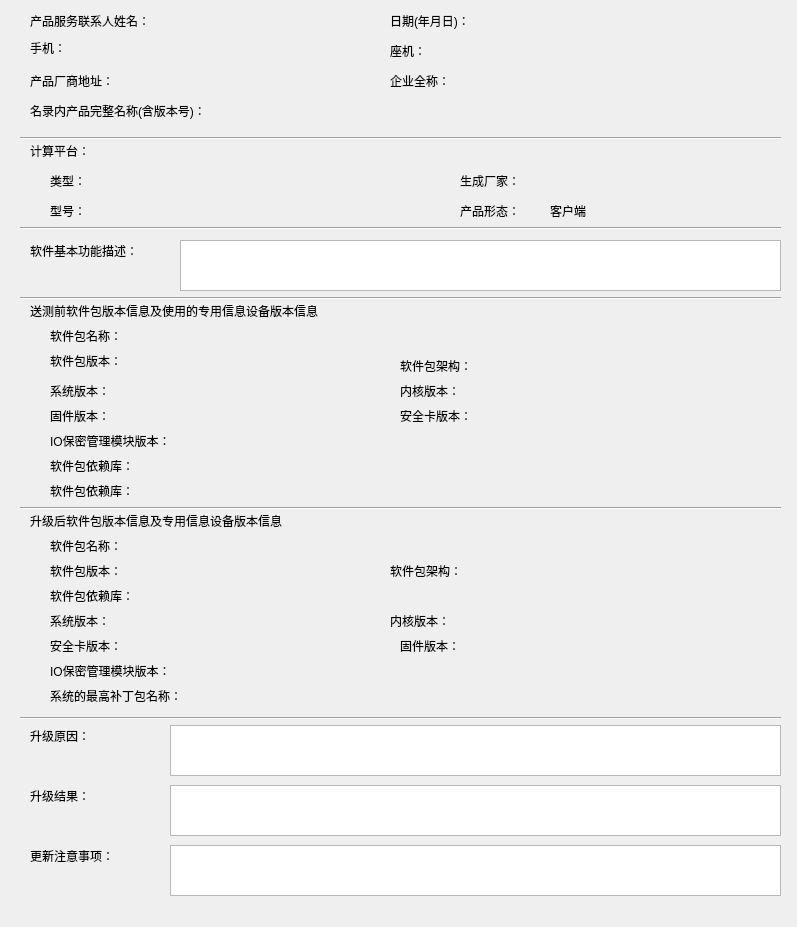
<?xml version="1.0" encoding="UTF-8"?>
<ui version="4.0">
 <class>AdapterFactoryDialog</class>
 <widget class="QDialog" name="AdapterFactoryDialog">
  <property name="geometry">
   <rect>
    <x>0</x>
    <y>0</y>
    <width>797</width>
    <height>927</height>
   </rect>
  </property>
  <property name="windowTitle">
   <string>Dialog</string>
  </property>
  <widget class="Line" name="line_4">
   <property name="geometry">
    <rect>
     <x>20</x>
     <y>500</y>
     <width>761</width>
     <height>16</height>
    </rect>
   </property>
   <property name="orientation">
    <enum>Qt::Horizontal</enum>
   </property>
  </widget>
  <widget class="QLabel" name="label_18">
   <property name="geometry">
    <rect>
     <x>30</x>
     <y>510</y>
     <width>351</width>
     <height>21</height>
    </rect>
   </property>
   <property name="text">
    <string>升级后软件包版本信息及专用信息设备版本信息</string>
   </property>
  </widget>
  <widget class="QLabel" name="telephoneLabel">
   <property name="geometry">
    <rect>
     <x>390</x>
     <y>40</y>
     <width>51</width>
     <height>21</height>
    </rect>
   </property>
   <property name="text">
    <string>座机：</string>
   </property>
  </widget>
  <widget class="QLabel" name="productNameLabel">
   <property name="geometry">
    <rect>
     <x>30</x>
     <y>100</y>
     <width>211</width>
     <height>21</height>
    </rect>
   </property>
   <property name="text">
    <string>名录内产品完整名称(含版本号)：</string>
   </property>
  </widget>
  <widget class="QLabel" name="pkgVersionLabel">
   <property name="geometry">
    <rect>
     <x>50</x>
     <y>350</y>
     <width>91</width>
     <height>21</height>
    </rect>
   </property>
   <property name="text">
    <string>软件包版本：</string>
   </property>
  </widget>
  <widget class="QLabel" name="telephoneLbl">
   <property name="geometry">
    <rect>
     <x>510</x>
     <y>40</y>
     <width>261</width>
     <height>21</height>
    </rect>
   </property>
   <property name="text">
    <string/>
   </property>
  </widget>
  <widget class="QLabel" name="addressInfoLabel">
   <property name="geometry">
    <rect>
     <x>30</x>
     <y>70</y>
     <width>111</width>
     <height>21</height>
    </rect>
   </property>
   <property name="text">
    <string>产品厂商地址：</string>
   </property>
  </widget>
  <widget class="QLabel" name="companyNameLbl">
   <property name="geometry">
    <rect>
     <x>510</x>
     <y>70</y>
     <width>261</width>
     <height>21</height>
    </rect>
   </property>
   <property name="text">
    <string/>
   </property>
  </widget>
  <widget class="QLabel" name="developmentIoModuleVersionLabel">
   <property name="geometry">
    <rect>
     <x>50</x>
     <y>430</y>
     <width>161</width>
     <height>21</height>
    </rect>
   </property>
   <property name="text">
    <string>IO保密管理模块版本：</string>
   </property>
  </widget>
  <widget class="QLabel" name="developmentFirmwareVersionLbl">
   <property name="geometry">
    <rect>
     <x>50</x>
     <y>405</y>
     <width>81</width>
     <height>21</height>
    </rect>
   </property>
   <property name="text">
    <string>固件版本：</string>
   </property>
  </widget>
  <widget class="QLabel" name="developmentSocVersionLbl">
   <property name="geometry">
    <rect>
     <x>510</x>
     <y>405</y>
     <width>251</width>
     <height>21</height>
    </rect>
   </property>
   <property name="text">
    <string/>
   </property>
  </widget>
  <widget class="QLabel" name="dateLabel">
   <property name="geometry">
    <rect>
     <x>390</x>
     <y>10</y>
     <width>121</width>
     <height>21</height>
    </rect>
   </property>
   <property name="text">
    <string>日期(年月日)：</string>
   </property>
  </widget>
  <widget class="QLabel" name="formLbl">
   <property name="geometry">
    <rect>
     <x>550</x>
     <y>170</y>
     <width>221</width>
     <height>21</height>
    </rect>
   </property>
   <property name="text">
    <string/>
   </property>
  </widget>
  <widget class="QLabel" name="productInfoLabel">
   <property name="geometry">
    <rect>
     <x>30</x>
     <y>240</y>
     <width>141</width>
     <height>21</height>
    </rect>
   </property>
   <property name="text">
    <string>软件基本功能描述：</string>
   </property>
  </widget>
  <widget class="QLabel" name="label_9">
   <property name="geometry">
    <rect>
     <x>30</x>
     <y>300</y>
     <width>491</width>
     <height>21</height>
    </rect>
   </property>
   <property name="text">
    <string>送测前软件包版本信息及使用的专用信息设备版本信息</string>
   </property>
  </widget>
  <widget class="QLabel" name="contactNameLbl">
   <property name="geometry">
    <rect>
     <x>180</x>
     <y>10</y>
     <width>191</width>
     <height>21</height>
    </rect>
   </property>
   <property name="text">
    <string/>
   </property>
  </widget>
  <widget class="QLabel" name="developmentKernelVersionLbl">
   <property name="geometry">
    <rect>
     <x>510</x>
     <y>380</y>
     <width>261</width>
     <height>21</height>
    </rect>
   </property>
   <property name="text">
    <string/>
   </property>
  </widget>
  <widget class="QLabel" name="companyNameLabel">
   <property name="geometry">
    <rect>
     <x>390</x>
     <y>70</y>
     <width>91</width>
     <height>21</height>
    </rect>
   </property>
   <property name="text">
    <string>企业全称：</string>
   </property>
  </widget>
  <widget class="QLabel" name="mobilePhoneLbl">
   <property name="geometry">
    <rect>
     <x>180</x>
     <y>40</y>
     <width>211</width>
     <height>21</height>
    </rect>
   </property>
   <property name="text">
    <string/>
   </property>
  </widget>
  <widget class="QLabel" name="runtimeFirmwareVersionLbl">
   <property name="geometry">
    <rect>
     <x>490</x>
     <y>635</y>
     <width>291</width>
     <height>21</height>
    </rect>
   </property>
   <property name="text">
    <string/>
   </property>
  </widget>
  <widget class="QLabel" name="dateLbl">
   <property name="geometry">
    <rect>
     <x>510</x>
     <y>10</y>
     <width>261</width>
     <height>21</height>
    </rect>
   </property>
   <property name="text">
    <string/>
   </property>
  </widget>
  <widget class="QLabel" name="productNameLabel_2">
   <property name="geometry">
    <rect>
     <x>250</x>
     <y>90</y>
     <width>491</width>
     <height>16</height>
    </rect>
   </property>
   <property name="text">
    <string/>
   </property>
  </widget>
  <widget class="Line" name="line_2">
   <property name="geometry">
    <rect>
     <x>20</x>
     <y>220</y>
     <width>761</width>
     <height>16</height>
    </rect>
   </property>
   <property name="orientation">
    <enum>Qt::Horizontal</enum>
   </property>
  </widget>
  <widget class="QLabel" name="contactNameLabel">
   <property name="geometry">
    <rect>
     <x>30</x>
     <y>10</y>
     <width>151</width>
     <height>21</height>
    </rect>
   </property>
   <property name="text">
    <string>产品服务联系人姓名：</string>
   </property>
  </widget>
  <widget class="Line" name="line">
   <property name="geometry">
    <rect>
     <x>20</x>
     <y>130</y>
     <width>761</width>
     <height>16</height>
    </rect>
   </property>
   <property name="orientation">
    <enum>Qt::Horizontal</enum>
   </property>
  </widget>
  <widget class="QLabel" name="runtimeIoModuleVersionLabel">
   <property name="geometry">
    <rect>
     <x>50</x>
     <y>660</y>
     <width>151</width>
     <height>21</height>
    </rect>
   </property>
   <property name="text">
    <string>IO保密管理模块版本：</string>
   </property>
  </widget>
  <widget class="QLabel" name="platformLabel">
   <property name="geometry">
    <rect>
     <x>30</x>
     <y>140</y>
     <width>81</width>
     <height>21</height>
    </rect>
   </property>
   <property name="text">
    <string>计算平台：</string>
   </property>
  </widget>
  <widget class="QLabel" name="mobilePhoneLabel">
   <property name="geometry">
    <rect>
     <x>30</x>
     <y>40</y>
     <width>51</width>
     <height>16</height>
    </rect>
   </property>
   <property name="text">
    <string>手机：</string>
   </property>
  </widget>
  <widget class="QLabel" name="pkgArchLabel">
   <property name="geometry">
    <rect>
     <x>400</x>
     <y>355</y>
     <width>91</width>
     <height>21</height>
    </rect>
   </property>
   <property name="text">
    <string>软件包架构：</string>
   </property>
  </widget>
  <widget class="QLabel" name="typeLbl">
   <property name="geometry">
    <rect>
     <x>150</x>
     <y>170</y>
     <width>301</width>
     <height>21</height>
    </rect>
   </property>
   <property name="text">
    <string/>
   </property>
  </widget>
  <widget class="QLabel" name="pkgArchLbl">
   <property name="geometry">
    <rect>
     <x>510</x>
     <y>355</y>
     <width>221</width>
     <height>21</height>
    </rect>
   </property>
   <property name="text">
    <string/>
   </property>
  </widget>
  <widget class="Line" name="line_5">
   <property name="geometry">
    <rect>
     <x>20</x>
     <y>710</y>
     <width>761</width>
     <height>16</height>
    </rect>
   </property>
   <property name="orientation">
    <enum>Qt::Horizontal</enum>
   </property>
  </widget>
  <widget class="QLabel" name="developmentIoModuleVersionLbl">
   <property name="geometry">
    <rect>
     <x>500</x>
     <y>380</y>
     <width>281</width>
     <height>21</height>
    </rect>
   </property>
   <property name="text">
    <string/>
   </property>
  </widget>
  <widget class="QLabel" name="pkgNameLabel">
   <property name="geometry">
    <rect>
     <x>50</x>
     <y>325</y>
     <width>101</width>
     <height>21</height>
    </rect>
   </property>
   <property name="text">
    <string>软件包名称：</string>
   </property>
  </widget>
  <widget class="QTextBrowser" name="productInfoTextBrowser">
   <property name="geometry">
    <rect>
     <x>180</x>
     <y>240</y>
     <width>601</width>
     <height>51</height>
    </rect>
   </property>
  </widget>
  <widget class="QLabel" name="formLabel">
   <property name="geometry">
    <rect>
     <x>460</x>
     <y>170</y>
     <width>81</width>
     <height>21</height>
    </rect>
   </property>
   <property name="text">
    <string>生成厂家：</string>
   </property>
  </widget>
  <widget class="QLabel" name="developmentOsVersionLbl">
   <property name="geometry">
    <rect>
     <x>160</x>
     <y>380</y>
     <width>221</width>
     <height>21</height>
    </rect>
   </property>
   <property name="text">
    <string/>
   </property>
  </widget>
  <widget class="QLabel" name="installResultLabel">
   <property name="geometry">
    <rect>
     <x>30</x>
     <y>785</y>
     <width>91</width>
     <height>21</height>
    </rect>
   </property>
   <property name="text">
    <string>升级结果：</string>
   </property>
  </widget>
  <widget class="QLabel" name="installReasonLabel">
   <property name="geometry">
    <rect>
     <x>30</x>
     <y>725</y>
     <width>91</width>
     <height>21</height>
    </rect>
   </property>
   <property name="text">
    <string>升级原因：</string>
   </property>
  </widget>
  <widget class="QLabel" name="pkgDependencyLbl">
   <property name="geometry">
    <rect>
     <x>200</x>
     <y>455</y>
     <width>581</width>
     <height>21</height>
    </rect>
   </property>
   <property name="text">
    <string/>
   </property>
  </widget>
  <widget class="QLabel" name="runtimeSocVersionLbl">
   <property name="geometry">
    <rect>
     <x>150</x>
     <y>635</y>
     <width>241</width>
     <height>21</height>
    </rect>
   </property>
   <property name="text">
    <string/>
   </property>
  </widget>
  <widget class="QLabel" name="pkgNameLbl">
   <property name="geometry">
    <rect>
     <x>160</x>
     <y>325</y>
     <width>611</width>
     <height>21</height>
    </rect>
   </property>
   <property name="text">
    <string/>
   </property>
  </widget>
  <widget class="QLabel" name="runtimeOsVersionLbl">
   <property name="geometry">
    <rect>
     <x>140</x>
     <y>610</y>
     <width>251</width>
     <height>21</height>
    </rect>
   </property>
   <property name="text">
    <string/>
   </property>
  </widget>
  <widget class="QLabel" name="installWarningLabel">
   <property name="geometry">
    <rect>
     <x>30</x>
     <y>845</y>
     <width>111</width>
     <height>21</height>
    </rect>
   </property>
   <property name="text">
    <string>更新注意事项：</string>
   </property>
  </widget>
  <widget class="QLabel" name="runtimeOsVersionLabel">
   <property name="geometry">
    <rect>
     <x>50</x>
     <y>610</y>
     <width>81</width>
     <height>21</height>
    </rect>
   </property>
   <property name="text">
    <string>系统版本：</string>
   </property>
  </widget>
  <widget class="QLabel" name="productNameLbl">
   <property name="geometry">
    <rect>
     <x>260</x>
     <y>100</y>
     <width>471</width>
     <height>21</height>
    </rect>
   </property>
   <property name="text">
    <string/>
   </property>
  </widget>
  <widget class="QLabel" name="runtimeIoModuleVersionLbl">
   <property name="geometry">
    <rect>
     <x>210</x>
     <y>660</y>
     <width>561</width>
     <height>21</height>
    </rect>
   </property>
   <property name="text">
    <string/>
   </property>
  </widget>
  <widget class="QLabel" name="developmentSocVersionLabel">
   <property name="geometry">
    <rect>
     <x>400</x>
     <y>405</y>
     <width>101</width>
     <height>21</height>
    </rect>
   </property>
   <property name="text">
    <string>安全卡版本：</string>
   </property>
  </widget>
  <widget class="QLabel" name="runtimeFirmwareVersionLabel">
   <property name="geometry">
    <rect>
     <x>400</x>
     <y>635</y>
     <width>81</width>
     <height>21</height>
    </rect>
   </property>
   <property name="text">
    <string>固件版本：</string>
   </property>
  </widget>
  <widget class="Line" name="line_3">
   <property name="geometry">
    <rect>
     <x>20</x>
     <y>290</y>
     <width>761</width>
     <height>16</height>
    </rect>
   </property>
   <property name="orientation">
    <enum>Qt::Horizontal</enum>
   </property>
  </widget>
  <widget class="QLabel" name="runtimeKernelVersionLabel">
   <property name="geometry">
    <rect>
     <x>390</x>
     <y>610</y>
     <width>81</width>
     <height>21</height>
    </rect>
   </property>
   <property name="text">
    <string>内核版本：</string>
   </property>
  </widget>
  <widget class="QLabel" name="pkgDependencyLabel_2">
   <property name="geometry">
    <rect>
     <x>50</x>
     <y>455</y>
     <width>111</width>
     <height>21</height>
    </rect>
   </property>
   <property name="text">
    <string>软件包依赖库：</string>
   </property>
  </widget>
  <widget class="QLabel" name="label_17">
   <property name="geometry">
    <rect>
     <x>160</x>
     <y>405</y>
     <width>221</width>
     <height>21</height>
    </rect>
   </property>
   <property name="text">
    <string/>
   </property>
  </widget>
  <widget class="QLabel" name="developmentKernelVersionLabel">
   <property name="geometry">
    <rect>
     <x>400</x>
     <y>380</y>
     <width>81</width>
     <height>21</height>
    </rect>
   </property>
   <property name="text">
    <string>内核版本：</string>
   </property>
  </widget>
  <widget class="QTextBrowser" name="installReasonTextBrowser">
   <property name="geometry">
    <rect>
     <x>170</x>
     <y>725</y>
     <width>611</width>
     <height>51</height>
    </rect>
   </property>
  </widget>
  <widget class="QLabel" name="developmentOsVersionLabel">
   <property name="geometry">
    <rect>
     <x>50</x>
     <y>380</y>
     <width>81</width>
     <height>21</height>
    </rect>
   </property>
   <property name="text">
    <string>系统版本：</string>
   </property>
  </widget>
  <widget class="QLabel" name="typeLabel">
   <property name="geometry">
    <rect>
     <x>50</x>
     <y>170</y>
     <width>61</width>
     <height>21</height>
    </rect>
   </property>
   <property name="text">
    <string>类型：</string>
   </property>
  </widget>
  <widget class="QLabel" name="runtimeSocVersionLabel">
   <property name="geometry">
    <rect>
     <x>50</x>
     <y>635</y>
     <width>101</width>
     <height>21</height>
    </rect>
   </property>
   <property name="text">
    <string>安全卡版本：</string>
   </property>
  </widget>
  <widget class="QLabel" name="runtimeKernelVersionLbl">
   <property name="geometry">
    <rect>
     <x>480</x>
     <y>610</y>
     <width>301</width>
     <height>21</height>
    </rect>
   </property>
   <property name="text">
    <string/>
   </property>
  </widget>
  <widget class="QTextBrowser" name="installWarningTextBrowser">
   <property name="geometry">
    <rect>
     <x>170</x>
     <y>845</y>
     <width>611</width>
     <height>51</height>
    </rect>
   </property>
  </widget>
  <widget class="QLabel" name="addressInfoLbl">
   <property name="geometry">
    <rect>
     <x>180</x>
     <y>70</y>
     <width>211</width>
     <height>21</height>
    </rect>
   </property>
   <property name="text">
    <string/>
   </property>
  </widget>
  <widget class="QLabel" name="pkgVersionLbl">
   <property name="geometry">
    <rect>
     <x>160</x>
     <y>350</y>
     <width>221</width>
     <height>21</height>
    </rect>
   </property>
   <property name="text">
    <string/>
   </property>
  </widget>
  <widget class="QTextBrowser" name="installResultTextBrowser">
   <property name="geometry">
    <rect>
     <x>170</x>
     <y>785</y>
     <width>611</width>
     <height>51</height>
    </rect>
   </property>
  </widget>
  <widget class="QLabel" name="typeLbl_2">
   <property name="geometry">
    <rect>
     <x>150</x>
     <y>200</y>
     <width>351</width>
     <height>21</height>
    </rect>
   </property>
   <property name="text">
    <string/>
   </property>
  </widget>
  <widget class="QLabel" name="formLabel_2">
   <property name="geometry">
    <rect>
     <x>460</x>
     <y>200</y>
     <width>81</width>
     <height>21</height>
    </rect>
   </property>
   <property name="text">
    <string>产品形态：</string>
   </property>
  </widget>
  <widget class="QLabel" name="typeLabel_2">
   <property name="geometry">
    <rect>
     <x>50</x>
     <y>200</y>
     <width>61</width>
     <height>21</height>
    </rect>
   </property>
   <property name="text">
    <string>型号：</string>
   </property>
  </widget>
  <widget class="QLabel" name="formLbl_2">
   <property name="geometry">
    <rect>
     <x>550</x>
     <y>200</y>
     <width>221</width>
     <height>21</height>
    </rect>
   </property>
   <property name="text">
    <string>客户端</string>
   </property>
  </widget>
  <widget class="QLabel" name="pkgDependencyLbl_2">
   <property name="geometry">
    <rect>
     <x>210</x>
     <y>480</y>
     <width>571</width>
     <height>21</height>
    </rect>
   </property>
   <property name="text">
    <string/>
   </property>
  </widget>
  <widget class="QLabel" name="pkgDependencyLabel_3">
   <property name="geometry">
    <rect>
     <x>50</x>
     <y>480</y>
     <width>101</width>
     <height>21</height>
    </rect>
   </property>
   <property name="text">
    <string>软件包依赖库：</string>
   </property>
  </widget>
  <widget class="QLabel" name="pkgDependencyLbl_3">
   <property name="geometry">
    <rect>
     <x>200</x>
     <y>430</y>
     <width>521</width>
     <height>21</height>
    </rect>
   </property>
   <property name="text">
    <string/>
   </property>
  </widget>
  <widget class="QLabel" name="pkgArchLbl_2">
   <property name="geometry">
    <rect>
     <x>510</x>
     <y>560</y>
     <width>221</width>
     <height>21</height>
    </rect>
   </property>
   <property name="text">
    <string/>
   </property>
  </widget>
  <widget class="QLabel" name="pkgNameLbl_2">
   <property name="geometry">
    <rect>
     <x>160</x>
     <y>535</y>
     <width>611</width>
     <height>21</height>
    </rect>
   </property>
   <property name="text">
    <string/>
   </property>
  </widget>
  <widget class="QLabel" name="pkgNameLabel_2">
   <property name="geometry">
    <rect>
     <x>50</x>
     <y>535</y>
     <width>101</width>
     <height>21</height>
    </rect>
   </property>
   <property name="text">
    <string>软件包名称：</string>
   </property>
  </widget>
  <widget class="QLabel" name="pkgVersionLabel_2">
   <property name="geometry">
    <rect>
     <x>50</x>
     <y>560</y>
     <width>91</width>
     <height>21</height>
    </rect>
   </property>
   <property name="text">
    <string>软件包版本：</string>
   </property>
  </widget>
  <widget class="QLabel" name="pkgArchLabel_2">
   <property name="geometry">
    <rect>
     <x>390</x>
     <y>560</y>
     <width>91</width>
     <height>21</height>
    </rect>
   </property>
   <property name="text">
    <string>软件包架构：</string>
   </property>
  </widget>
  <widget class="QLabel" name="pkgVersionLbl_2">
   <property name="geometry">
    <rect>
     <x>160</x>
     <y>560</y>
     <width>221</width>
     <height>21</height>
    </rect>
   </property>
   <property name="text">
    <string/>
   </property>
  </widget>
  <widget class="QLabel" name="pkgDependencyLbl_4">
   <property name="geometry">
    <rect>
     <x>160</x>
     <y>585</y>
     <width>591</width>
     <height>21</height>
    </rect>
   </property>
   <property name="text">
    <string/>
   </property>
  </widget>
  <widget class="QLabel" name="pkgDependencyLabel_4">
   <property name="geometry">
    <rect>
     <x>50</x>
     <y>585</y>
     <width>101</width>
     <height>21</height>
    </rect>
   </property>
   <property name="text">
    <string>软件包依赖库：</string>
   </property>
  </widget>
  <widget class="QLabel" name="runtimeIoModuleVersionLbl_2">
   <property name="geometry">
    <rect>
     <x>240</x>
     <y>685</y>
     <width>531</width>
     <height>21</height>
    </rect>
   </property>
   <property name="text">
    <string/>
   </property>
  </widget>
  <widget class="QLabel" name="runtimeIoModuleVersionLabel_2">
   <property name="geometry">
    <rect>
     <x>50</x>
     <y>685</y>
     <width>181</width>
     <height>21</height>
    </rect>
   </property>
   <property name="text">
    <string>系统的最高补丁包名称：</string>
   </property>
  </widget>
 </widget>
 <resources/>
 <connections/>
</ui>
